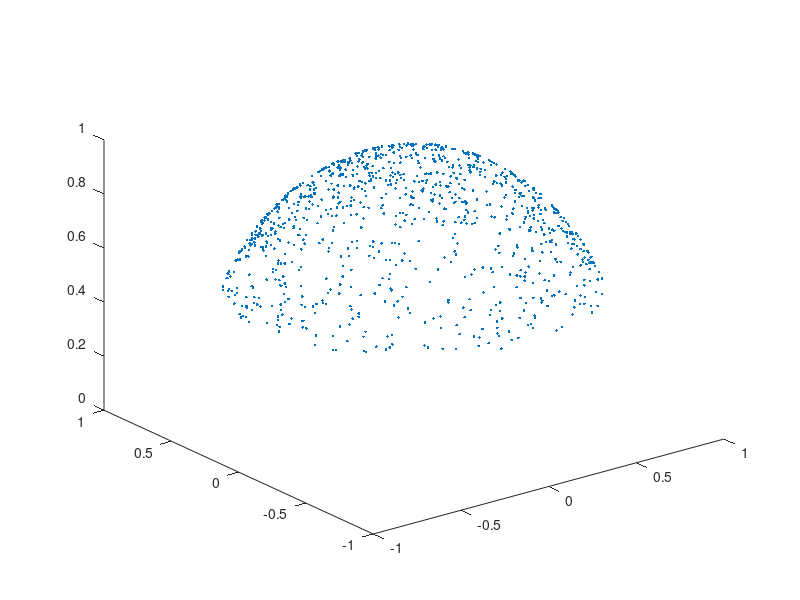

The MATLAB source for this figure:
N=1000;
theta_max=60*pi/180;	% 20 deg as rad

rnd = rand(N,2);

phi = 2*pi*rnd(:,1);
cosphi = cos(phi);
sinphi = sin(phi);
costheta = 1-(1-cos(theta_max))*rnd(:,2);
sintheta = sqrt(1-costheta.^2);

% Yields cone +/- theta_max degrees around (0,0,1) vector

P = [sintheta.*cosphi sintheta.*sinphi costheta];

plot3(P(:,1),P(:,2),P(:,3),'.');
set(gca,'XLim',[-1 1],'YLim',[-1 1],'ZLim',[0 1]);
